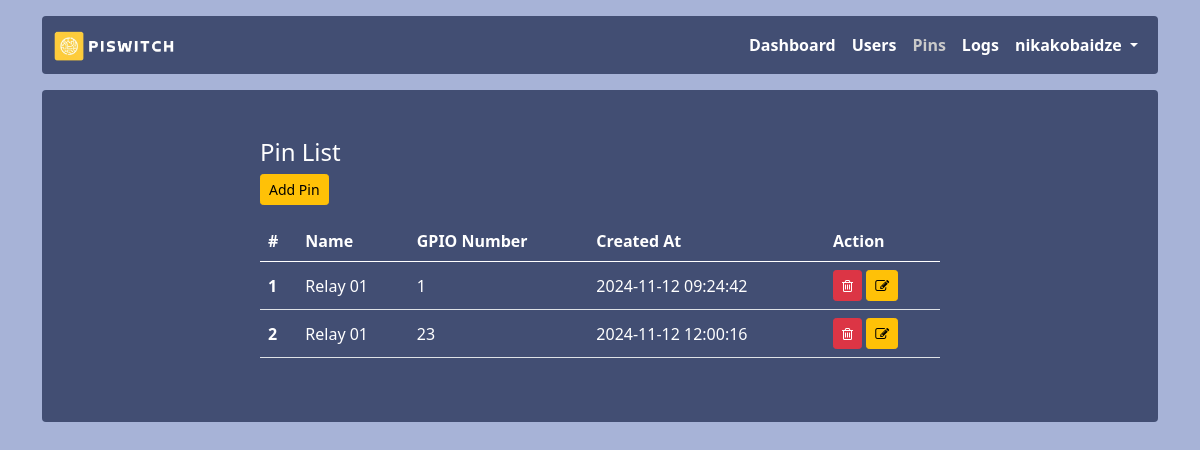
Page /pins (signed in) on the earlier database version.
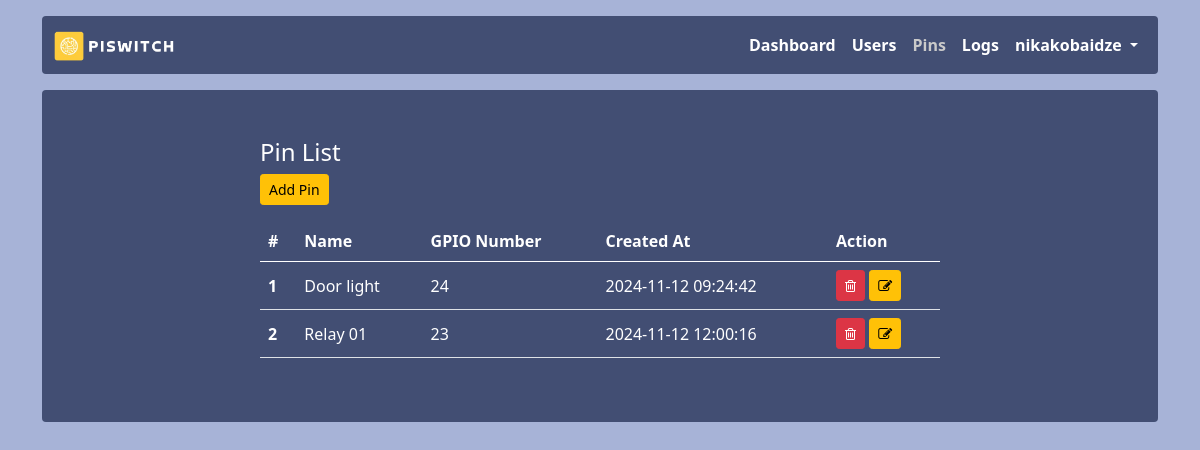
Same page on the later database version.
### app.py (models this page shows, shortened)
class Pins(db.Model):
    id = db.Column(db.Integer, primary_key = True)
    gpio = db.Column(db.Integer)
    name = db.Column(db.String(255))
    created_at = db.Column(db.DateTime, default=datetime.utcnow())

### app.py (the view)
@app.route('/pins')
@login_required
@check_admin
def pins():
    pins = Pins.query.all()
    return render_template('pins/pins.html', pins=pins)

### app.py (called while the page is built)
def login_required(f):
    @wraps(f)
    def decorated_function(*args, **kwargs):
        if session.get("user_id") is None:
            return redirect("/login")
        return f(*args, **kwargs)
    return decorated_function

def check_admin(f):
    @wraps(f)
    def decorated_function(*args, **kwargs):
        if session.get("role") != 'admin':
            return redirect("/")
        return f(*args, **kwargs)
    return decorated_function

### templates/pins/pins.html (shortened to what this page needs)
{% extends 'layout.html' %}
{% block content %}
<h4>Pin List</h4>
<a href="{{ url_for('add_pin') }}" class="btn btn-warning btn-sm">Add Pin</a>
<table class="table mt-3">
    <thead>
        <tr>
            <th scope="col">#</th>
            <th scope="col">Name</th>
            <th scope="col">GPIO Number</th>
            <th scope="col">Created At</th>
            <th scope="col">Action</th>
        </tr>
    </thead>
    <tbody>
        {% for pin in pins %}
            <tr>
                <th scope="row">{{ pin.id}}</th>
                <td>{{ pin.name }}</td>
                <td>{{ pin.gpio }}</td>
                <td>{{ pin.created_at.strftime("%Y-%m-%d %H:%M:%S") }}</td>
                <td>
                    <button type="button" id="{{pin.id}}" onclick="getId(this)" class="btn btn-sm btn-danger del-btn" data-bs-toggle="modal" data-bs-target="#delete-pin">
                        <i class="fa fa-trash-o" aria-hidden="true"></i>
                    </button>
                    <a href="{{ url_for('edit_pin', id=pin.id) }}" class="btn btn-sm btn-warning">
                        <i class="fa fa-edit" aria-hidden="true"></i>
                    </a>
                </td>
            </tr>
        {% endfor %}
    </tbody>
</table>
{% endblock %}

Differences in the rows shown:
changed Pins id 1: name "Relay 01" → "Door light"; gpio "1" → "24"
